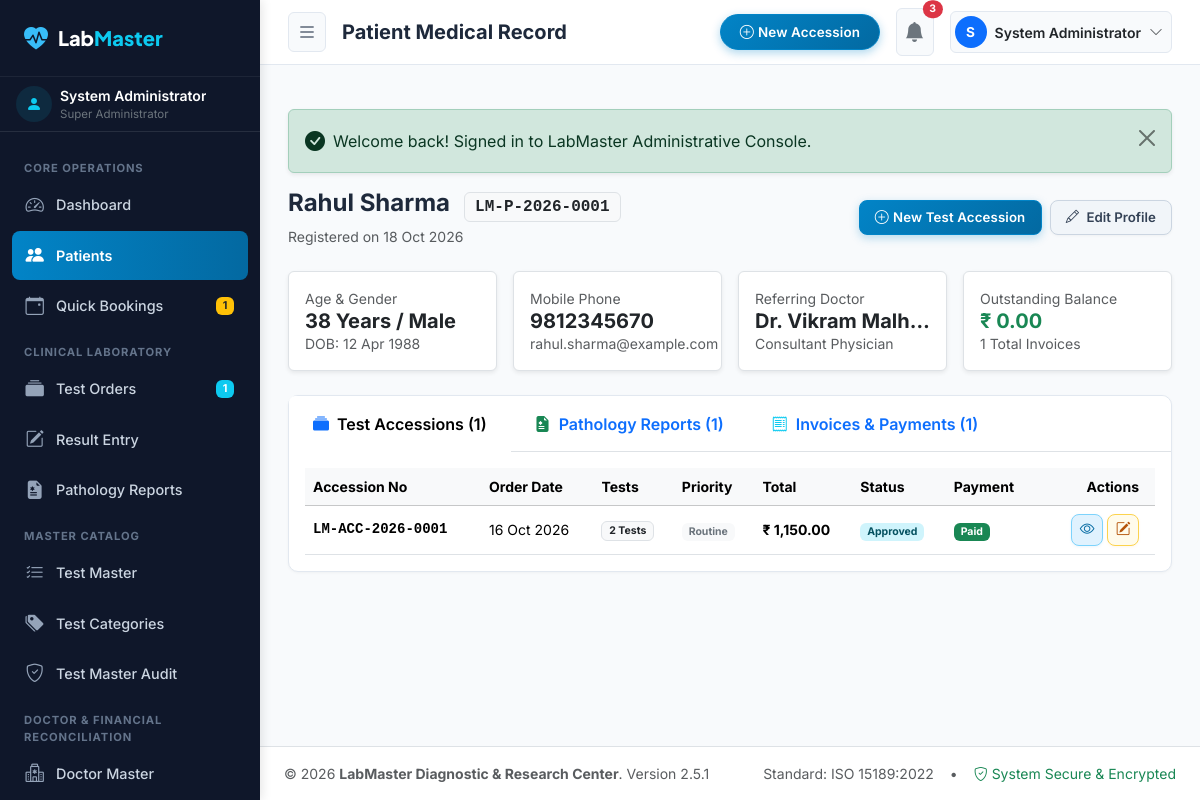
Page /admin/patients/view.php?id=1 (signed in) on the committed database.
### tables this page shows
CREATE TABLE `users` (
  `id` INT AUTO_INCREMENT PRIMARY KEY,
  `role_id` INT NOT NULL,
  `username` VARCHAR(50) NOT NULL UNIQUE,
  `email` VARCHAR(100) NOT NULL UNIQUE,
  `password_hash` VARCHAR(255) NOT NULL,
  `full_name` VARCHAR(100) NOT NULL,
  `phone` VARCHAR(20) NULL,
  `designation` VARCHAR(100) NULL,
  `qualification` VARCHAR(150) NULL,
  `registration_number` VARCHAR(50) NULL,
  `signature_image` VARCHAR(255) NULL,
  `is_active` TINYINT(1) DEFAULT 1,
  `failed_logins` INT DEFAULT 0,
  `lockout_until` DATETIME NULL,
  `last_login` DATETIME NULL,
  `created_at` TIMESTAMP DEFAULT CURRENT_TIMESTAMP,
  `updated_at` TIMESTAMP DEFAULT CURRENT_TIMESTAMP ON UPDATE CURRENT_TIMESTAMP,
  FOREIGN KEY (`role_id`) REFERENCES `roles`(`id`),
  INDEX (`username`),
  INDEX (`email`)
);

CREATE TABLE `roles` (
  `id` INT AUTO_INCREMENT PRIMARY KEY,
  `name` VARCHAR(50) NOT NULL UNIQUE,
  `slug` VARCHAR(50) NOT NULL UNIQUE,
  `description` VARCHAR(255) NULL,
  `is_system` TINYINT(1) DEFAULT 0,
  `created_at` TIMESTAMP DEFAULT CURRENT_TIMESTAMP
);

CREATE TABLE `patients` (
  `id` INT AUTO_INCREMENT PRIMARY KEY,
  `patient_id` VARCHAR(50) NOT NULL UNIQUE,
  `full_name` VARCHAR(100) NOT NULL,
  `gender` ENUM('Male', 'Female', 'Other') NOT NULL,
  `dob` DATE NULL,
  `age` INT NOT NULL,
  `age_unit` ENUM('Years', 'Months', 'Days') NOT NULL DEFAULT 'Years',
  `phone` VARCHAR(20) NOT NULL,
  `email` VARCHAR(100) NULL,
  `address` TEXT NULL,
  `blood_group` VARCHAR(10) NULL,
  `referring_doctor_id` INT NULL,
  `medical_history` TEXT NULL,
  `password_hash` VARCHAR(255) NULL,
  `created_at` TIMESTAMP DEFAULT CURRENT_TIMESTAMP,
  `updated_at` TIMESTAMP DEFAULT CURRENT_TIMESTAMP ON UPDATE CURRENT_TIMESTAMP,
  FOREIGN KEY (`referring_doctor_id`) REFERENCES `doctors`(`id`) ON DELETE SET NULL,
  INDEX (`patient_id`),
  INDEX (`phone`),
  INDEX (`full_name`)
);

CREATE TABLE `doctors` (
  `id` INT AUTO_INCREMENT PRIMARY KEY,
  `doctor_code` VARCHAR(30) NOT NULL UNIQUE,
  `name` VARCHAR(100) NOT NULL,
  `degree` VARCHAR(100) NULL,
  `specialization` VARCHAR(100) NULL,
  `clinic_hospital` VARCHAR(150) NULL,
  `phone` VARCHAR(20) NULL,
  `email` VARCHAR(100) NULL,
  `commission_rate` DECIMAL(5,2) DEFAULT 0.00,
  `notes` TEXT NULL,
  `is_active` TINYINT(1) DEFAULT 1,
  `created_at` TIMESTAMP DEFAULT CURRENT_TIMESTAMP,
  INDEX (`name`),
  INDEX (`phone`)
);

CREATE TABLE `test_orders` (
  `id` INT AUTO_INCREMENT PRIMARY KEY,
  `accession_number` VARCHAR(50) NOT NULL UNIQUE,
  `patient_id` INT NOT NULL,
  `referring_doctor_id` INT NULL,
  `booking_id` INT NULL,
  `order_date` DATE NOT NULL,
  `priority` ENUM('Routine', 'Urgent', 'Stat') NOT NULL DEFAULT 'Routine',
  `clinical_notes` TEXT NULL,
  `total_amount` DECIMAL(10,2) NOT NULL DEFAULT 0.00,
  `discount_amount` DECIMAL(10,2) NOT NULL DEFAULT 0.00,
  `net_amount` DECIMAL(10,2) NOT NULL DEFAULT 0.00,
  `status` ENUM('Order Created', 'Sample Collected', 'Processing', 'Results Entered', 'Under Review', 'Approved', 'Partially Approved', 'Amended', 'Cancelled') NOT NULL DEFAULT 'Order Created',
  `payment_status` ENUM('Unpaid', 'Partially Paid', 'Paid') NOT NULL DEFAULT 'Unpaid',
  `created_by` INT NULL,
  `created_at` TIMESTAMP DEFAULT CURRENT_TIMESTAMP,
  FOREIGN KEY (`patient_id`) REFERENCES `patients`(`id`),
  FOREIGN KEY (`referring_doctor_id`) REFERENCES `doctors`(`id`) ON DELETE SET NULL,
  FOREIGN KEY (`booking_id`) REFERENCES `bookings`(`id`) ON DELETE SET NULL,
  FOREIGN KEY (`created_by`) REFERENCES `users`(`id`) ON DELETE SET NULL,
  INDEX (`accession_number`),
  INDEX (`patient_id`),
  INDEX (`status`),
  INDEX (`order_date`)
);

### admin/patients/view.php (the view, shortened to what the rows shown need)
<?php
$pageTitle = 'Patient Medical Record';
require_once dirname(__DIR__) . '/includes/auth_guard.php';
$patientId = (int)($_GET['id'] ?? 0);
$patient = Database::fetch(
    "SELECT p.*, d.name as doctor_name, d.specialization as doctor_spec
     FROM `patients` p
     LEFT JOIN `doctors` d ON p.referring_doctor_id = d.id
     WHERE p.id = ?",
    [$patientId]
);
$orders = Database::fetchAll(
    "SELECT o.*, u.full_name as created_by_name,
            (SELECT COUNT(*) FROM `test_order_items` oi WHERE oi.order_id = o.id) as item_count
     FROM `test_orders` o
     LEFT JOIN `users` u ON o.created_by = u.id
     WHERE o.patient_id = ?
     ORDER BY o.id DESC",
    [$patientId]
);
require_once dirname(__DIR__) . '/includes/header.php';
?>
<div class="d-flex flex-wrap justify-content-between align-items-center mb-4 gap-2">
  <div>
    <h2 class="h4 fw-bold mb-1">
      <?= e($patient['full_name']) ?>
      <span class="badge bg-light text-dark border fs-6 font-monospace ms-2"><?= e($patient['patient_id']) ?></span>
    </h2>
    <p class="text-muted small mb-0">Registered on <?= format_date($patient['created_at']) ?></p>
  </div>
</div>
<div class="row g-3 mb-4">
  <div class="col-md-3 col-sm-6">
    <div class="p-3 bg-white rounded border shadow-sm">
      <div class="text-muted small">Age & Gender</div>
      <div class="h5 fw-bold mb-0 text-dark"><?= $patient['age'] ?> <?= e($patient['age_unit']) ?> / <?= e($patient['gender']) ?></div>
      <div class="small text-muted">DOB: <?= format_date($patient['dob']) ?></div>
    </div>
  </div>
  <div class="col-md-3 col-sm-6">
    <div class="p-3 bg-white rounded border shadow-sm">
      <div class="text-muted small">Mobile Phone</div>
      <div class="h5 fw-bold mb-0 text-dark"><?= e($patient['phone']) ?></div>
      <div class="small text-muted"><?= e($patient['email'] ?: 'No email on file') ?></div>
    </div>
  </div>
  <div class="col-md-3 col-sm-6">
    <div class="p-3 bg-white rounded border shadow-sm">
      <div class="text-muted small">Referring Doctor</div>
      <div class="h5 fw-bold mb-0 text-dark text-truncate"><?= e($patient['doctor_name'] ?: 'Direct / Walk-in') ?></div>
      <div class="small text-muted"><?= e($patient['doctor_spec'] ?: 'N/A') ?></div>
    </div>
  </div>
</div>
<div class="admin-card">
  <div class="admin-card-body p-0">
    <div class="tab-content" id="patientTabContent">
      <div class="tab-pane fade show active p-3" id="ordersPane">
        <div class="table-responsive">
          <table class="table table-hover align-middle mb-0 small">
            <thead class="table-light">
              <tr>
                <th>Accession No</th>
                <th>Order Date</th>
                <th>Tests</th>
                <th>Priority</th>
                <th>Total</th>
                <th>Status</th>
                <th>Payment</th>
                <th class="text-end text-nowrap pe-3" style="width: 120px;">Actions</th>
              </tr>
            </thead>
            <tbody>
              <?php if (empty($orders)): ?>
                <tr><td colspan="8" class="text-center text-muted py-4">No test orders created yet for this patient.</td></tr>
              <?php else: ?>
                <?php foreach ($orders as $ord): ?>
                  <tr>
                    <td class="fw-bold font-monospace"><?= e($ord['accession_number']) ?></td>
                    <td><?= format_date($ord['order_date']) ?></td>
                    <td><span class="badge bg-light text-dark border"><?= $ord['item_count'] ?> Tests</span></td>
                    <td>
                      <?php if ($ord['priority'] === 'Stat'): ?>
                        <span class="badge bg-danger">STAT</span>
                      <?php elseif ($ord['priority'] === 'Urgent'): ?>
                        <span class="badge bg-warning text-dark">Urgent</span>
                      <?php else: ?>
                        <span class="badge bg-light text-secondary">Routine</span>
                      <?php endif; ?>
                    </td>
                    <td class="fw-bold"><?= format_currency($ord['net_amount']) ?></td>
                    <td>
                      <span class="badge bg-info-subtle text-info-emphasis"><?= e($ord['status']) ?></span>
                    </td>
                    <td>
                      <span class="badge <?= $ord['payment_status'] === 'Paid' ? 'bg-success' : 'bg-warning text-dark' ?>">
                        <?= e($ord['payment_status']) ?>
                      </span>
                    </td>
                    <td class="text-end text-nowrap pe-3">
                      <div class="d-inline-flex align-items-center justify-content-end gap-1">
                        <a href="<?= ADMIN_URL ?>/orders/view.php?id=<?= $ord['id'] ?>" class="btn btn-sm btn-outline-primary btn-action-icon" title="View Order">
                          <i class="bi bi-eye"></i>
                        </a>
                        <a href="<?= ADMIN_URL ?>/results/enter.php?order_id=<?= $ord['id'] ?>" class="btn btn-sm btn-outline-warning btn-action-icon" title="Enter / Edit Results">
                          <i class="bi bi-pencil-square"></i>
                        </a>
                      </div>
                    </td>
                  </tr>
                <?php endforeach; ?>
              <?php endif; ?>
            </tbody>
          </table>
        </div>
      </div>
    </div>
  </div>
</div>
<?php require_once dirname(__DIR__) . '/includes/footer.php'; ?>

### admin/includes/header.php (shortened to what the rows shown need)
<?php
require_once __DIR__ . '/auth_guard.php';
$pageTitle = $pageTitle ?? 'Admin Control Center';
?>
<!DOCTYPE html>
<html lang="en">
<head>
  <link href="https://cdn.jsdelivr.net/npm/bootstrap@5.3.3/dist/css/bootstrap.min.css" rel="stylesheet">
  <link rel="stylesheet" href="https://cdn.jsdelivr.net/npm/bootstrap-icons@1.11.3/font/bootstrap-icons.min.css">
  <link rel="stylesheet" href="<?= ASSETS_URL ?>/css/admin.css?v=<?= APP_VERSION ?>">
</head>
<body class="admin-body">
  <?php require_once __DIR__ . '/sidebar.php'; ?>
  <div class="admin-wrapper">
    <header class="admin-topbar">
      <div class="d-flex align-items-center gap-3">
        <h1 class="h5 mb-0 fw-bold d-none d-md-block text-truncate" style="max-width: 450px;">
          <?= e($pageTitle) ?>
        </h1>
      </div>
      <div class="d-flex align-items-center gap-3">
        <div class="dropdown">
          <button class="btn btn-light border-0 d-flex align-items-center gap-2 p-1 pe-2 rounded-pill" type="button" data-bs-toggle="dropdown" aria-expanded="false">
            <div class="rounded-circle bg-primary text-white d-flex align-items-center justify-content-center" style="width: 32px; height: 32px; font-size: 0.85rem; font-weight: 700;">
              <?= strtoupper(substr($currentUser['full_name'], 0, 1)) ?>
            </div>
            <span class="small fw-semibold text-dark d-none d-md-inline"><?= e($currentUser['full_name']) ?></span>
            <i class="bi bi-chevron-down text-muted small"></i>
          </button>
        </div>
      </div>
    </header>
    <main class="admin-content">

### admin/includes/sidebar.php (shortened to what the rows shown need)
<aside class="admin-sidebar">
  <div class="px-3 py-2 border-bottom border-secondary border-opacity-25 d-flex align-items-center gap-2">
    <div class="overflow-hidden">
      <div class="text-white text-truncate fw-semibold small"><?= e($currentUser['full_name']) ?></div>
      <div class="text-secondary text-truncate" style="font-size: 0.72rem;"><?= e($currentUser['role_name']) ?></div>
    </div>
  </div>
</aside>

### rows in the picture
users: full_name "System Administrator", role.name "Super Administrator", full_name "S"
patients: full_name "Rahul Sharma", patient "LM-P-2026-0001", created_at "18 Oct 2026", age "38", age_unit "Years", gender "Male", dob "12 Apr 1988", phone "9812345670", email "rahul.sharma@example.com", referring_doctor.name "Dr. Vikram Malh…", referring_doctor.specialization "Consultant Physician"
test_orders: accession_number "LM-ACC-2026-0001", order_date "16 Oct 2026", item_count "2", priority "Routine", net_amount "₹ 1,150.00", status "Approved", payment_status "Paid"

### other values in the picture
$pendingBookingsCount "1"
$ordersProcessingCount "1"
$pageTitle "Patient Medical Record"
$unreadNotifCount "3"
$flash['message'] "Welcome back! Signed in to LabMaster Administrative Console."
format_currency($totalBalance) "₹ 0.00"
count($invoices) "1"
count($orders) "1"
count($reports) "1"
Settings::get('lab_name', 'LabMaster Diagnostics') "LabMaster Diagnostic & Research Center"
APP_VERSION "2.5.1"
